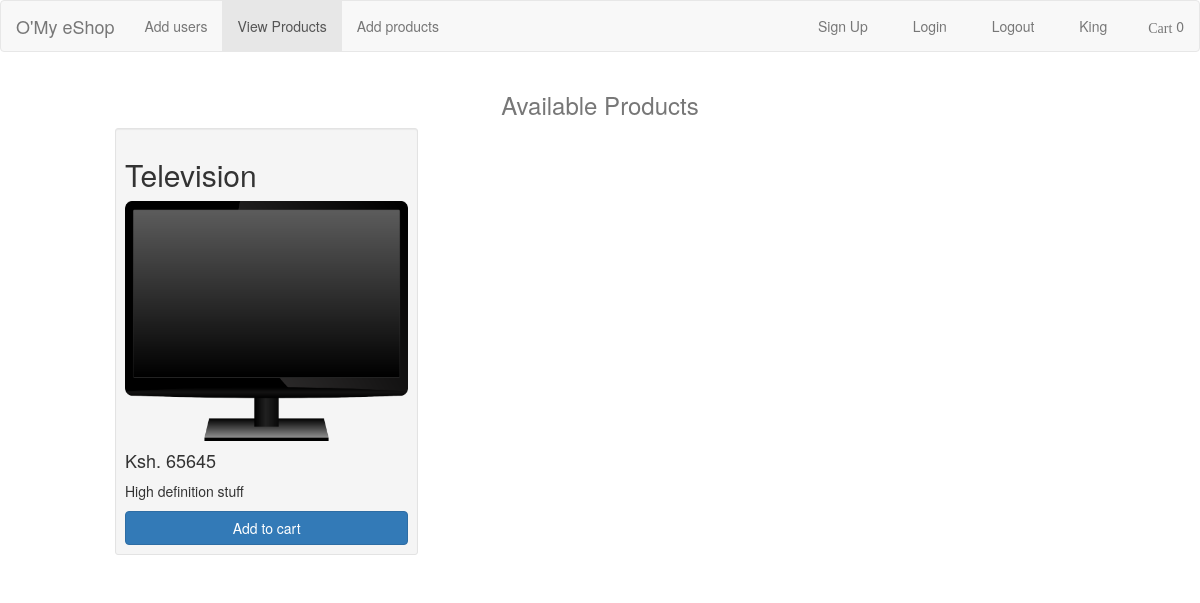
The page /televisions (signed in) on the database its author committed.
### Databases.py (models this page shows)
class Product(Model):
    name = CharField()
    price = DecimalField()
    description = CharField()
    category = CharField()
    out_of_stock = IntegerField()
    image = CharField()
    class Meta:
        database = db

### app.py (the view)
@app.route('/televisions')
def televisions():
    if not session.get('logged_in'):
        return redirect(url_for('login'))
    id = session['id']
    products = Product.select().where(Product.category == "Television")
    cartproducts = Cart.select()
    cartproductcount = len(cartproducts)
    return render_template('products.html',products = products,cartproductcount = cartproductcount)

### templates/products.html (shortened to what this page needs)
<!DOCTYPE html>
<html lang="en">
<head>
    <link rel="stylesheet" href="/static/bootstrap.css">
</head>
<body>
    <nav class="navbar navbar-default">
      <div class="container-fluid">
        <div class="navbar-header">
          <a class="navbar-brand" href="/">O'My eShop</a>
        </div>
        <ul class="nav navbar-nav">
          <li><a href="/register">Add users</a></li>
          <li class="active"><a href="/show">View Products</a></li>
            <li><a href="/">Add products</a></li>
        </ul>
        <ul class="nav navbar-nav navbar-right">
          <li><a href="/register"><span class="glyphicon glyphicon-user"></span> Sign Up</a></li>
          <li><a href="/login"><span class="glyphicon glyphicon-log-in"></span> Login</a></li>
          <li><a href="/logout"><span class="glyphicon glyphicon-log-in"></span> Logout</a></li>
          <li><a href="#"><span class="glyphicon glyphicon-user"></span> {{ session['names'] }}</a></li>
          <li><a href="/cart"><span class="glyphicon glyphicon-shopping-cart">Cart</span> {{ cartproductcount }}</a></li>
        </ul>
      </div>
    </nav>
    <div class="col-sm-10 col-sm-offset-1">
    <h3 class="text-muted text-center">Available Products</h3>
        <div class="row">
            {% for product in products %}
            <div class="col-xs-4">
                <div class="well well-sm">
                    <h2>{{ product.name }}</h2>
                    <img src="../static/resources/{{ product.image }}" alt="" style="height: 30vh; width: 100%;">
                    <h4>Ksh. {{ product.price }}</h4>
                    <p>{{ product.description }}</p>
                    <a href="add_to_cart/{{ product.id }}" class="btn btn-primary btn-block">Add to cart</a>
                </div>
            </div>
            {% endfor %}
        </div>
    </div>
</body>
</html>

### rows shown on the page
Product: name "Television", image (picture), price "65645", description "High definition stuff"

### other values the page prints
{{ session['names'] }} "King"
{{ cartproductcount }} "0"
